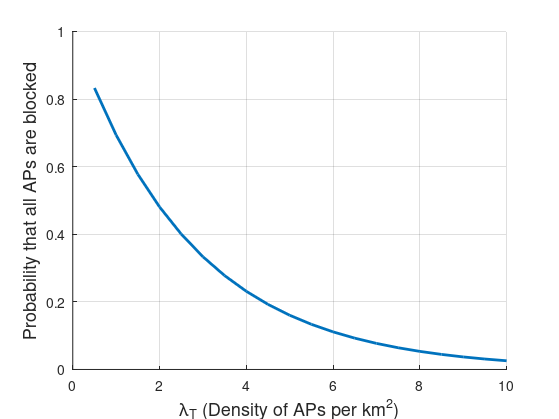
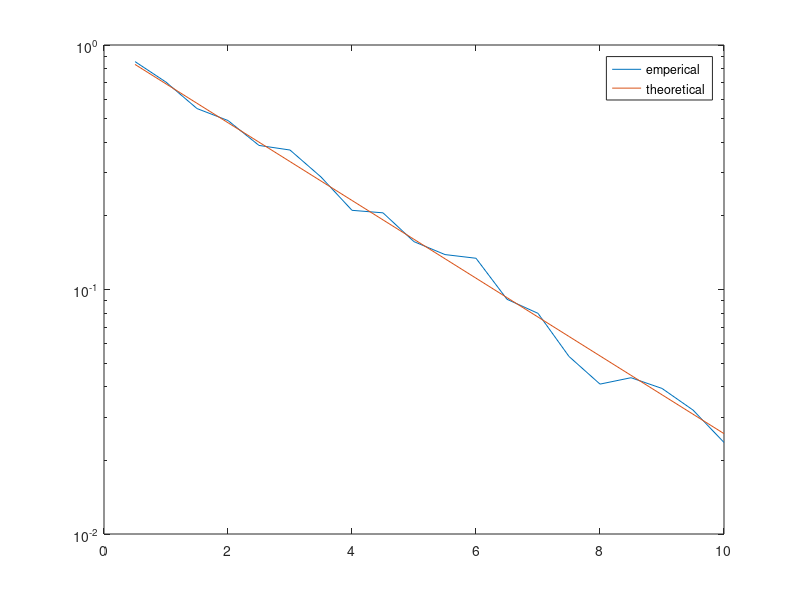

Here is the MATLAB script that generated these plots, in order:
%PPP
%Feb9: Verify the theoretical vs emperical model of E(prod(di))

clear all;
clc;
close all;
% lambda=.10;
% %Method 1
% pproc  = poissrnd(lambda, 100, 2);
% size(pproc)
% plot(pproc(:, 1), pproc(:, 2), '.');
% title('Poisson with poissrnd')

rho_b = 0.65;%Rajeev calculated central park
V=1;
hb = 1.8;
hr = 1.4;
ht = 6;
frac = (hb-hr)/(ht-hr);
temp = 2/pi*rho_b*V*frac;
mu = 7;
c = temp/mu;
wannaplot=0;
Rval = sqrt(10^6/pi);
Lval=(.5:.5:10)/(1000)^2;
count=0;

for iter = 1:100
%     count=count+1;
    for Rind=1:length(Rval)
        for Lind = 1:length(Lval)
            R=Rval(Rind);%m
            
            lambda = Lval(Lind);
            npoints = poissrnd(lambda*pi*R^2);
%             if (npoints==0), count=count+1; continue; end;
            r = R*sqrt(rand(npoints,1));
            
            
            if(wannaplot==1)
                theta = 2*pi*rand(npoints,1);
                x0=0; y0=0; %origin UE
                x = x0 + r.*cos(theta);
                y = y0 + r.*sin(theta);
                scatter(x,y)
                th=0:0.01:2*pi; xx = x0+R*cos(th); yy = y0 + R*sin(th);
                hold on;
                plot(xx,yy)
            end
            %         prod_rsq(iter, Rind) = prod(r.^2);
            %         prod_r(iter, Rind) = prod(r);
            prod_noapprox(iter, Lind) = prod(c*r./(1+c*r));
        end
    end
end
emp_noapprox = mean(prod_noapprox,1);

% emp = mean(prod_rsq,1);
% a_r = 2/3*Rval;
% th_r = exp(-(1-a_r).*pi.*Rval.^2*lambda);
% th_rsq = exp(-(1-Rval.^2/2).*pi.*Rval.^2*lambda);

% a_noapprox = 1-
th_noapprox = exp(-2*pi.*Rval.*Lval/c).*(1+c*Rval).^(2*pi.*Lval/c^2);
Lval=Lval*1000^2;
figure(1)
semilogy(Lval,emp_noapprox);
hold on;
semilogy(Lval, th_noapprox)
legend('emperical', 'theoretical')

h=figure(2);
% plot(Lval,emp_noapprox,'LineWidth',2);
hold on; grid on;
plot(Lval, th_noapprox,'LineWidth',2)
% legend('emperical', 'theoretical')
xlabel('\lambda_T (Density of APs per km^2)', 'fontsize',13)
ylabel('Probability that all APs are blocked','fontsize',13)
% title('APs blockage probability in 1km^2 area')
set(h,'Units','Inches');
pos = get(h,'Position');
set(h,'PaperPositionMode','Auto','PaperUnits','Inches','PaperSize',[pos(3), pos(4)])
print(h,[pwd '/figures/N_block_prob.pdf'],'-dpdf','-r0')
% saveas(gcf,[pwd '/figures/N_block_prob.pdf'])
